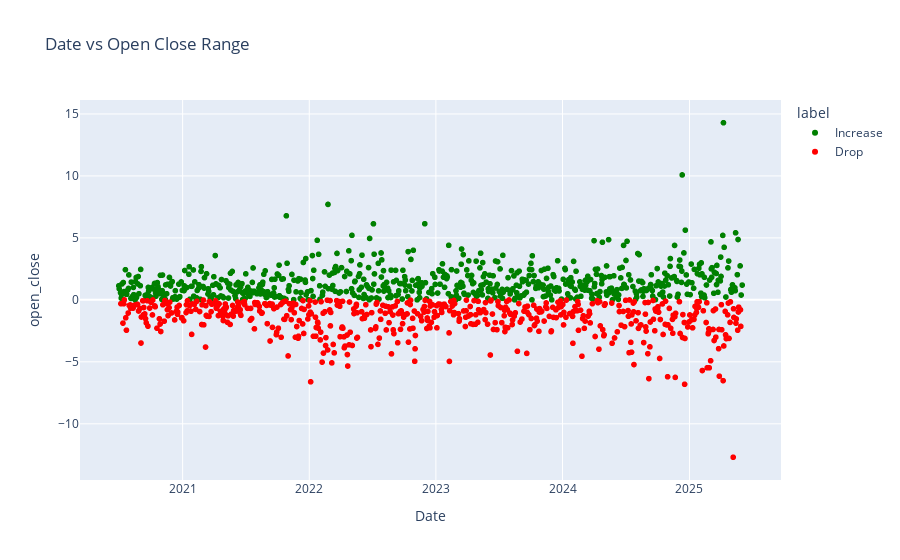

Notebook source saved alongside this figure:
### Markdown cell above
> scatter 2: color markup for Open Close Range

### Code cell
w_df=pipe.open_close_range_feature(new_df).dropna() 
w_df['label'] = ['Increase' if c >=0 else 'Drop' for c in w_df['open_close']]

fig = ex.scatter(w_df,x='Date',y= 'open_close',title='Date vs Open Close Range', color='label',
                 color_discrete_map={'Increase': 'green', 'Drop':'red'})

fig.show()

### Figure 1 — Plotly figure (JSON) as saved in the notebook; plotly's stock layout.template omitted (floating-point values rounded to 4 significant figures; data arrays with more than 128 entries replaced by an {"elided": "..."} marker saying what was removed)
{"data": [{"hovertemplate": "label=Increase<br>Date=%{x}<br>open_close=%{y}<extra></extra>", "legendgroup": "Increase", "marker": {"color": "green", "symbol": "circle"}, "mode": "markers", "name": "Increase", "showlegend": true, "type": "scattergl", "x": {"elided": "668 str values"}, "xaxis": "x", "y": {"elided": "668 float values"}, "yaxis": "y"}, {"hovertemplate": "label=Drop<br>Date=%{x}<br>open_close=%{y}<extra></extra>", "legendgroup": "Drop", "marker": {"color": "red", "symbol": "circle"}, "mode": "markers", "name": "Drop", "showlegend": true, "type": "scattergl", "x": {"elided": "568 str values"}, "xaxis": "x", "y": {"elided": "568 float values"}, "yaxis": "y"}], "layout": {"legend": {"title": {"text": "label"}, "tracegroupgap": 0}, "title": {"text": "Date vs Open Close Range"}, "xaxis": {"anchor": "y", "domain": [0, 1], "title": {"text": "Date"}}, "yaxis": {"anchor": "x", "domain": [0, 1], "title": {"text": "open_close"}}}}
